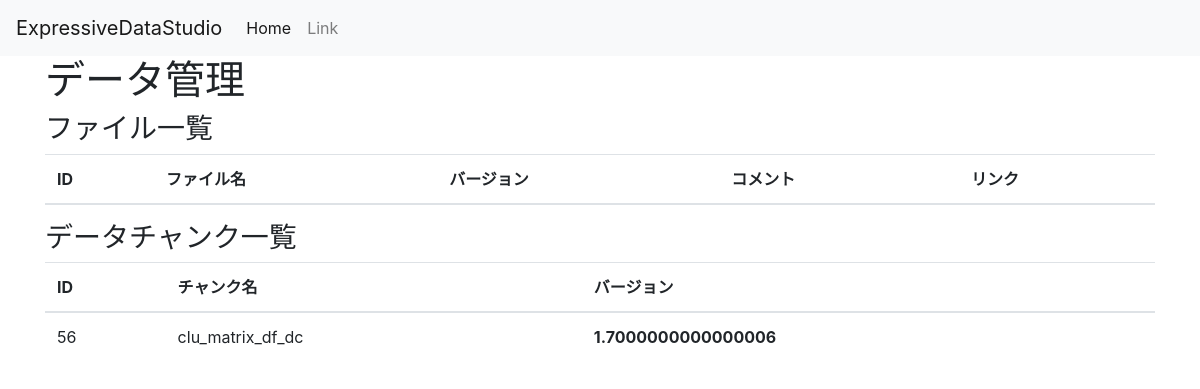
The page /dataman/ on the database its author committed.
### dataman/models.py (models this page shows)
class DataChank(models.Model):
    name = models.CharField(max_length=256)
    data = models.TextField()
    version = models.CharField(max_length=20, default='1.0')
    timestamp = models.DateTimeField(auto_now_add=True)

### dataman/views.py (the view)
def index(request):
    context = {
        "file_list": File.objects.all(),
        "dc_list": DataChank.objects.all(),
    }
    return render(request, 'dataman/index.html', context)

### dataman/templates/dataman/index.html (shortened to what this page needs)
{% extends "dataman/base.html" %}
{% load bootstrap3 %}
{% block content %}
<h1>データ管理</h1>
<h3>ファイル一覧</h3>
<table class="table">
  <thead>
    <tr>
      <th>
        ID
      </th>
      <th>
        ファイル名
      </th>
      <th>
        バージョン
      </th>
      <th>
        コメント
      </th>
      <th>
        リンク
      </th>
    </tr>
  </thead>
</table>
<h3>データチャンク一覧</h3>
<table class="table">
  <thead>
    <tr>
      <th>
        ID
      </th>
      <th>
        チャンク名
      </th>
      <th>
        バージョン
      </th>
    </tr>
  </thead>
  <tbody>
    {% for datum in dc_list %}
    <tr>
      <td>
        {{ datum.id }}
      </td>
      <td>
        {{ datum.name }}
      </td>
      <th>
        {{ datum.version }}
      </th>
    </tr>
    {% endfor %}
  </tbody>
</table>
{% endblock %}

### rows shown on the page
DataChank: id "56", name "clu_matrix_df_dc", version "1.7000000000000006"
